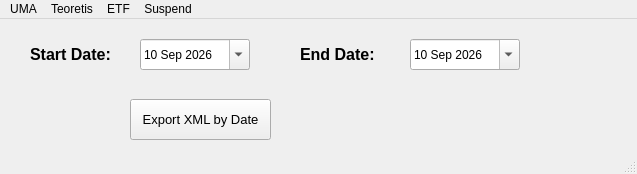
<?xml version="1.0" encoding="UTF-8"?>
<ui version="4.0">
 <class>MainWindow</class>
 <widget class="QMainWindow" name="MainWindow">
  <property name="geometry">
   <rect>
    <x>0</x>
    <y>0</y>
    <width>637</width>
    <height>174</height>
   </rect>
  </property>
  <property name="windowTitle">
   <string>MainWindow</string>
  </property>
  <widget class="QWidget" name="centralwidget">
   <widget class="QPushButton" name="btn_export">
    <property name="geometry">
     <rect>
      <x>130</x>
      <y>80</y>
      <width>141</width>
      <height>41</height>
     </rect>
    </property>
    <property name="font">
     <font>
      <pointsize>10</pointsize>
     </font>
    </property>
    <property name="text">
     <string>Export XML by Date</string>
    </property>
   </widget>
   <widget class="QLabel" name="label">
    <property name="geometry">
     <rect>
      <x>30</x>
      <y>20</y>
      <width>81</width>
      <height>31</height>
     </rect>
    </property>
    <property name="font">
     <font>
      <family>Arial</family>
      <pointsize>12</pointsize>
      <weight>75</weight>
      <bold>true</bold>
     </font>
    </property>
    <property name="midLineWidth">
     <number>4</number>
    </property>
    <property name="text">
     <string>Start Date:</string>
    </property>
   </widget>
   <widget class="QDateEdit" name="dateEdit">
    <property name="geometry">
     <rect>
      <x>140</x>
      <y>20</y>
      <width>110</width>
      <height>31</height>
     </rect>
    </property>
    <property name="dateTime">
     <datetime>
      <hour>0</hour>
      <minute>0</minute>
      <second>0</second>
      <year>2026</year>
      <month>9</month>
      <day>10</day>
     </datetime>
    </property>
    <property name="calendarPopup">
     <bool>true</bool>
    </property>
   </widget>
   <widget class="QDateEdit" name="dateEdit_2">
    <property name="geometry">
     <rect>
      <x>410</x>
      <y>20</y>
      <width>110</width>
      <height>31</height>
     </rect>
    </property>
    <property name="dateTime">
     <datetime>
      <hour>0</hour>
      <minute>0</minute>
      <second>0</second>
      <year>2026</year>
      <month>9</month>
      <day>10</day>
     </datetime>
    </property>
    <property name="calendarPopup">
     <bool>true</bool>
    </property>
   </widget>
   <widget class="QLabel" name="label_2">
    <property name="geometry">
     <rect>
      <x>300</x>
      <y>20</y>
      <width>81</width>
      <height>31</height>
     </rect>
    </property>
    <property name="font">
     <font>
      <family>Arial</family>
      <pointsize>12</pointsize>
      <weight>75</weight>
      <bold>true</bold>
     </font>
    </property>
    <property name="midLineWidth">
     <number>4</number>
    </property>
    <property name="text">
     <string>End Date:</string>
    </property>
   </widget>
  </widget>
  <widget class="QMenuBar" name="menubar">
   <property name="geometry">
    <rect>
     <x>0</x>
     <y>0</y>
     <width>637</width>
     <height>21</height>
    </rect>
   </property>
   <widget class="QMenu" name="menuUMA">
    <property name="title">
     <string>UMA</string>
    </property>
    <addaction name="actionInsert"/>
    <addaction name="actionEdit"/>
    <addaction name="actionDownloader"/>
    <addaction name="actionBatch_Insert"/>
    <addaction name="actionEXPORT"/>
   </widget>
   <widget class="QMenu" name="menuTeoretis">
    <property name="title">
     <string>Teoretis</string>
    </property>
    <addaction name="actionDownloader_Teoretis"/>
    <addaction name="actionEXPORT_Teoretis"/>
   </widget>
   <widget class="QMenu" name="menuETF">
    <property name="title">
     <string>ETF</string>
    </property>
    <addaction name="actionInsert_2"/>
    <addaction name="actionEdit_2"/>
    <addaction name="actionBatch_Insert_2"/>
    <addaction name="actionExport"/>
   </widget>
   <widget class="QMenu" name="menuSuspend">
    <property name="title">
     <string>Suspend</string>
    </property>
    <addaction name="actionInsert_3"/>
    <addaction name="actionEdit_3"/>
    <addaction name="actionDownloader_3"/>
    <addaction name="actionBatch_Insert_3"/>
    <addaction name="actionExport_3"/>
   </widget>
   <addaction name="menuUMA"/>
   <addaction name="menuTeoretis"/>
   <addaction name="menuETF"/>
   <addaction name="menuSuspend"/>
  </widget>
  <widget class="QStatusBar" name="statusbar"/>
  <action name="actionUMA">
   <property name="text">
    <string>UMA</string>
   </property>
  </action>
  <action name="actionSUSPEND">
   <property name="text">
    <string>SUSPEND</string>
   </property>
  </action>
  <action name="actionUNSUSPEND">
   <property name="text">
    <string>UNSUSPEND</string>
   </property>
  </action>
  <action name="actionInsert">
   <property name="text">
    <string>Insert</string>
   </property>
  </action>
  <action name="actionEdit">
   <property name="text">
    <string>Edit</string>
   </property>
  </action>
  <action name="actionDownloader">
   <property name="text">
    <string>Downloader</string>
   </property>
  </action>
  <action name="actionBatch_Insert">
   <property name="text">
    <string>Batch Insert</string>
   </property>
  </action>
  <action name="actionEXPORT">
   <property name="text">
    <string>EXPORT</string>
   </property>
  </action>
  <action name="actionDownloader_Teoretis">
   <property name="text">
    <string>Downloader</string>
   </property>
  </action>
  <action name="actionEXPORT_Teoretis">
   <property name="text">
    <string>EXPORT</string>
   </property>
  </action>
  <action name="actionInsert_2">
   <property name="text">
    <string>Insert</string>
   </property>
  </action>
  <action name="actionEdit_2">
   <property name="text">
    <string>Edit</string>
   </property>
  </action>
  <action name="actionBatch_Insert_2">
   <property name="text">
    <string>Batch Insert</string>
   </property>
  </action>
  <action name="actionExport">
   <property name="text">
    <string>Export</string>
   </property>
  </action>
  <action name="actionInsert_3">
   <property name="text">
    <string>Insert</string>
   </property>
  </action>
  <action name="actionEdit_3">
   <property name="text">
    <string>Edit</string>
   </property>
  </action>
  <action name="actionDownloader_3">
   <property name="text">
    <string>Downloader</string>
   </property>
  </action>
  <action name="actionBatch_Insert_3">
   <property name="text">
    <string>Batch Insert</string>
   </property>
  </action>
  <action name="actionExport_3">
   <property name="text">
    <string>Export</string>
   </property>
  </action>
 </widget>
 <resources/>
 <connections/>
</ui>
